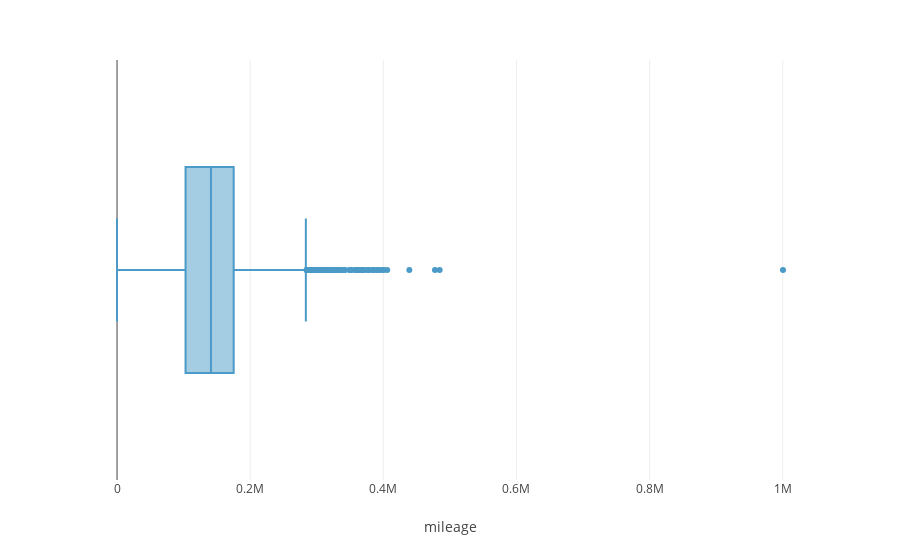

Notebook code cell kept with this figure:
### Code cell
px.box(df_pricing, x="mileage")

### Figure 1 — Plotly figure (JSON) as saved in the notebook; plotly's stock layout.template omitted (floating-point values rounded to 4 significant figures; data arrays with more than 128 entries replaced by an {"elided": "..."} marker saying what was removed)
{"data": [{"alignmentgroup": "True", "hovertemplate": "mileage=%{x}<extra></extra>", "legendgroup": "", "marker": {"color": "#4B9AC7"}, "name": "", "notched": false, "offsetgroup": "", "orientation": "h", "showlegend": false, "type": "box", "x": {"elided": "4843 int values"}, "x0": " ", "xaxis": "x", "y0": " ", "yaxis": "y"}], "layout": {"boxmode": "group", "legend": {"tracegroupgap": 0}, "margin": {"t": 60}, "xaxis": {"anchor": "y", "domain": [0, 1], "title": {"text": "mileage"}}, "yaxis": {"anchor": "x", "domain": [0, 1]}}}
